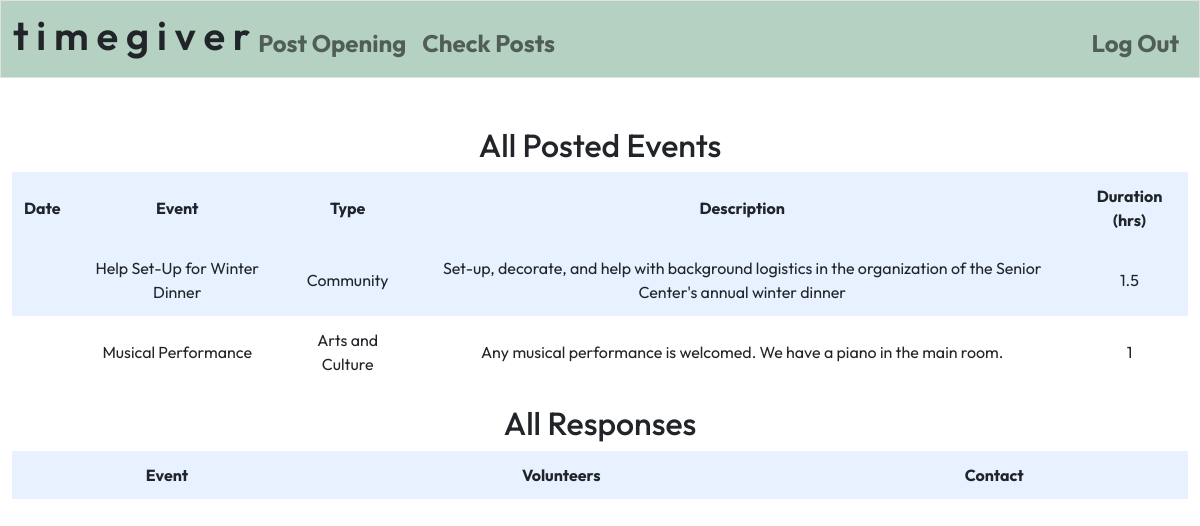
The app's page /allposts (signed in) with its own data.
### tables this page shows
CREATE TABLE 'openings' ('id' INTEGER PRIMARY KEY AUTOINCREMENT NOT NULL, 'org_id' INTEGER NOT NULL, 'name' TEXT NOT NULL, 'duration' INTEGER NOT NULL, 'date' DATETIME NOT NULL DEFAULT CURRENT_DATE, 'type' TEXT, 'description' TEXT, keywords varchar(225));

### app.py (the view, shortened to what this page needs)
@app.route("/allposts", methods=["GET", "POST"])
def allposts():
    responses = {}
    allevents = db.execute("SELECT opening_id FROM signup WHERE opening_id IN (SELECT id FROM openings WHERE org_id = ?)", session["org_id"])
    events = db.execute("SELECT id, date, name, type, description, duration FROM openings WHERE org_id = ?", session["org_id"])
    return render_template("allposts.html", events=events, responses = responses)

### app.py (called while the page is built)
@app.after_request
def after_request(response):
    response.headers["Cache-Control"] = "no-cache, no-store, must-revalidate"
    response.headers["Expires"] = 0
    response.headers["Pragma"] = "no-cache"
    return response

### templates/allposts.html (shortened to what this page needs)
{% extends "layout.html" %}
{% block main %}
<h2>All Posted Events</h2>
    <table>
        <tr>
            <th>Date</th>
            <th>Event</th>
            <th>Type</th>
            <th>Description</th>
            <th>Duration (hrs)</th>
        </tr>
    <tbody>
    {% for event in events %}
    <tr>
        <td>{{ event.date }}</td>
        <td>{{ event.name }}</td>
        <td>{{ event.type }}</td>
        <td>{{ event.description }}</td>
        <td>{{ event.duration }} </td>
    </tr>
    {% endfor %}
    </tbody>
</table>
<h2>All Responses</h2>
<table>
        <tr>
            <th>Event</th>
            <th>Volunteers</th>
            <th>Contact</th>
        </tr>
</table>
{% endblock %}

### static/styles.css (style rules this page uses)
table { background-color: transparent; margin-bottom: 1rem; width: 100%; }
table th, table td { padding: 0.75rem; vertical-align: middle; }
tbody tr:nth-of-type(odd) { background-color: rgb(179, 208, 255, 0.3) }
body { font-family: 'Outfit', sans-serif; }

### records on screen
openings: name "Help Set-Up for Winter Dinner", type "Community", description "Set-up, decorate, and help with background logistics in the organization of the Senior Center's annual winter dinner", duration "1.5"
openings: name "Musical Performance", type "Arts and Culture", description "Any musical performance is welcomed. We have a piano in the main room.", duration "1"
